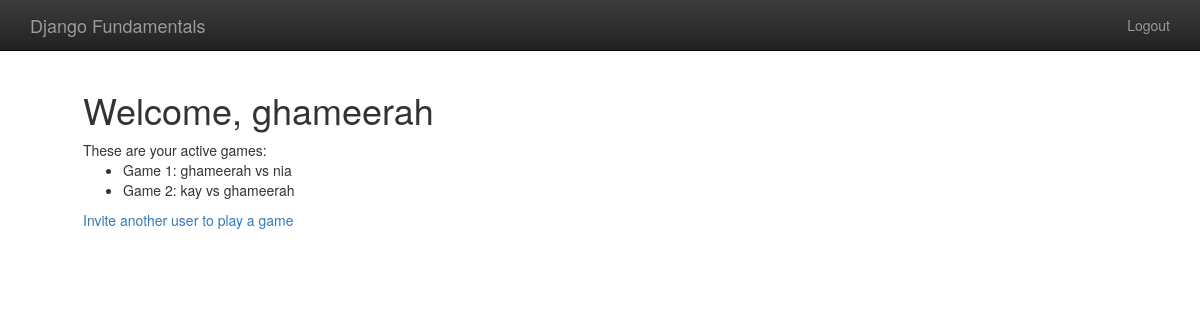
/player/home (signed in), run on the app's committed database.
### gameplay/models.py (models this page shows, shortened)
class Game(models.Model):
    first_player = models.ForeignKey(User, related_name="games_first_player", on_delete=models.CASCADE)
    second_player = models.ForeignKey(User, related_name="games_second_player", on_delete=models.CASCADE)
    start_time = models.DateTimeField(auto_now_add=True)
    last_active = models.DateTimeField(auto_now=True)
    status = models.CharField(max_length=1, default="F", choices=GAME_STATUS_CHOICES)
    objects = GamesQuerySet.as_manager()

### player/views.py (the view)
# urls.py: path('home', home, name="home"),
@login_required
def home(request):
    my_games = Game.objects.games_for_user(request.user.id)
    active_games = my_games.active()
    return render(request, "player/home.html", {'games': active_games})

### gameplay/models.py (called while the page is built)
    def games_for_user(self, user):
        return self.filter(
            Q(first_player=user) | Q(second_player=user)
        )

    def active(self):
        return self.filter(
            Q(status="F") | Q(status="S")
        )

### templates/player/home.html (shortened to what this page needs)
{%  extends 'base.html' %}
{%  block content %}
    <h1>Welcome, {{ user.username }}</h1>
    These are your active games:
    <ul>
        {%  for g in games %}
            <li>Game {{ g.id }}: {{ g.first_player }} vs {{ g.second_player }}</li>
        {%  endfor %}
    </ul>
    <a href="{% url 'player:new_invitation' %}">
        Invite another user to play a game
    </a>
{% endblock %}

### templates/base.html (style rules this page uses)
body { padding-top: 70px; padding-bottom: 20px; padding-left: 83px; }

### data on the page
Game: id "1", first_player "ghameerah", second_player "nia"
Game: id "2", first_player "kay", second_player "ghameerah"

### other printed values
{{ user.username }} "ghameerah"
